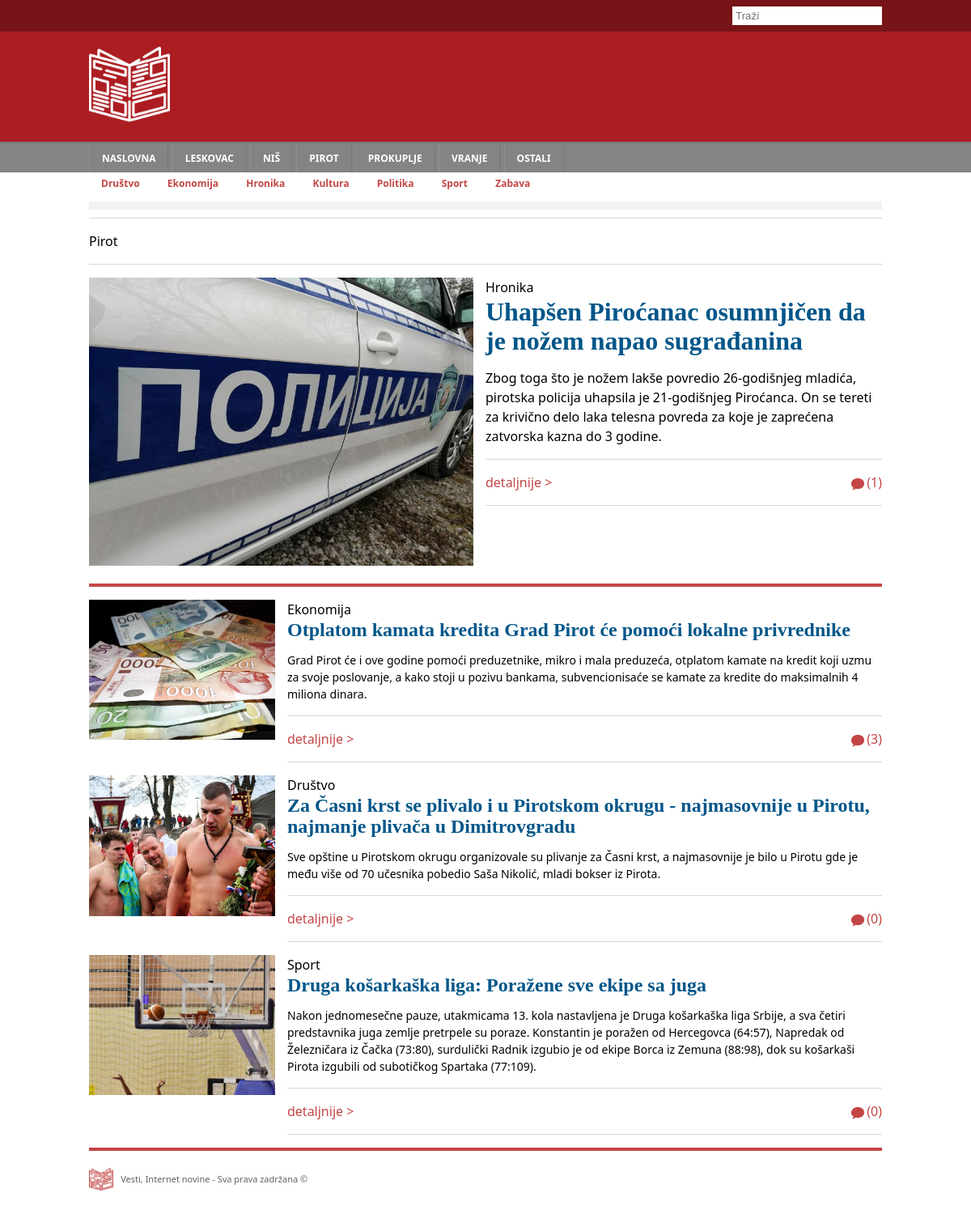
/pages/home/index.php?town=3, run on the app's committed database.
### tables this page shows
CREATE TABLE `town` (
  `id` int(11) NOT NULL,
  `name` varchar(50) DEFAULT NULL
);

CREATE TABLE `category` (
  `id` int(11) NOT NULL,
  `name` varchar(50) DEFAULT NULL
);

CREATE TABLE `article` (
  `id` int(11) NOT NULL,
  `title` varchar(250) DEFAULT NULL,
  `published_at` datetime DEFAULT NULL,
  `abstract` text DEFAULT NULL,
  `category_id` int(11) DEFAULT NULL,
  `town_id` int(11) DEFAULT NULL,
  `photo` varchar(250) DEFAULT NULL,
  `body` text DEFAULT NULL
);

### models/Town.php (called while the page is built, shortened)
<?php
class Town {
    private int $id;
    private string $name;
    function __construct(int $id, string $name)
    {
        $this->id = $id;
        $this->name = $name;
    }
    public function getId()
    {
        return $this->id;
    }
    public function getName()
    {
        return $this->name;
    }
    static function getTowns(Connection $conn) {
        $towns = [];
    foreach ($conn->getTowns() as $result) {
        array_push($towns, new Town($result['id'], $result['name']));
      }
      return $towns;
    }
}

### data/conn.php (called while the page is built, shortened)
<?php
class Connection {
  private $conn;
  function __construct() {
      $this->conn = new mysqli('localhost', 'root', '', 'news');
  }
  function getTowns() {
    $query = $this->conn->query('SELECT * FROM `town`
    ORDER BY `id`');
    return $query->fetch_all(MYSQLI_ASSOC);
  }
  function getCategories() {
    $query = $this->conn->query('SELECT * FROM `category`');
    return $query->fetch_all(MYSQLI_ASSOC);
  }
  function getUsers() {
    $query = $this->conn->query('SELECT * FROM `user`
    ORDER BY `id`');
    return $query->fetch_all(MYSQLI_ASSOC);
  }
  function getComments() {
    $query = $this->conn->query('SELECT * FROM `comment`
    ORDER BY `published_at` DESC');
    return $query->fetch_all(MYSQLI_ASSOC);
  }
  function prepareByTown() {
    $town_id = $_GET['town'];
    $query = $this->conn->prepare(
      'SELECT * FROM `article` WHERE
      `town_id` = ? ORDER BY `published_at` DESC');
    $query->bind_param("i", $town_id);
    $query->execute();
    $result = $query->get_result();
    return $result->fetch_all(MYSQLI_ASSOC);
  }
}
$conn = new Connection();

### data/requirements.php (called while the page is built, shortened)
<?php
    require "../../data/conn.php";
    require "../../models/Category.php";
    require "../../models/Town.php";
    require "../../models/User.php";
    require "../../models/Comment.php";
    require "../../models/Article.php";
    $towns = Town::getTowns($conn);
    $categories = Category::getCategories($conn);
    $users = User::getUsers($conn);
    $comments = Comment::getComments($conn, $users);

### models/Category.php (called while the page is built, shortened)
<?php
class Category {
    private int $id;
    private string $name;
    function __construct(int $id, string $name)
    {
        $this->id = $id;
        $this->name = $name;
    }
    public function getId()
    {
        return $this->id;
    }
    public function getName()
    {
        return $this->name;
    }
    static function getCategories(Connection $conn) {
        $categories = [];
    foreach ($conn->getCategories() as $result) {
        array_push($categories, new Category($result['id'], $result['name']));
      }
      return $categories;
    }
}

### partials/page_title.php (called while the page is built, shortened)
<?php
if(!isset($_GET['category']) &&
    !isset($_GET['town']) &&
    !isset($_GET['search'])
         ) {
    $page_title = "Naslovna";
} elseif(isset($_GET['search'])) {
    $page_title = "Pretraga";
} else {
    foreach($towns as $town) {
        if($town->getId() == $_GET['town']) {
            $page_title = $town->getName();
            break;
        }
    }
}

### data/all_articles.php (called while the page is built, shortened)
<?php
if(isset($_GET['search'])) {
        $articles = Article::getArticles(
            $conn->prepareSearch(),
            $categories,
            $towns,
            $comments
        );
    } elseif(isset($_GET['town'])) {
        $articles = Article::getArticles(
            $conn->prepareByTown(),
            $categories,
            $towns,
            $comments
        );
    }

### models/User.php (called while the page is built, shortened)
<?php
class User {
    private int $id;
    private string $username;
    function __construct(int $id, string $username, string $email, string $password)
    {
        $this->id = $id;
        $this->username = $username;
    }
    public function getId()
    {
        return $this->id;
    }
    public function getUsername()
    {
        return $this->username;
    }
    static function getUsers(Connection $conn) {
    $users = [];
    foreach ($conn->getUsers() as $result) {
        array_push($users, new User($result['id'],
                                    $result['username'],
                                    $result['email'],
                                    $result['password']));
                }
              return $users;
    }
}

### models/Comment.php (called while the page is built, shortened)
<?php
class Comment {
    function __construct(int $id,
                         int $article_id,
                         int $user_id,
                         string $body,
                         string $published_at,
                         array $users)
    {
        $this->user_id = $user_id;
    }
    static function getComments($conn, $users) {
        $comments = [];
foreach ($conn->getComments() as $result) {
    array_push($comments, new Comment($result['id'],
                                     $result['article_id'],
                                     $result['user_id'],
                                     $result['body'],
                                     $result['published_at'],
                                     $users)
                                    );
    }
    return $comments;
    }
}

### models/Article.php (called while the page is built, shortened)
<?php
class Article {
    function __construct(int $id,
                         int $category_id,
                         int $town_id,
                         string $title,
                         string $published_at,
                         string $photo,
                         string $abstract,
                         string $body,
                         array $categories,
                         array $towns,
                         array $comments)
    {
        $this->category_id = $category_id;
        $this->town_id = $town_id;
    }
}

### partials/current_article.php (the view)
<div class="<?= $article_class; ?>-img">
    <img src="../../<?= $current_article->getPhoto()?>">
</div>
<div class="<?= $article_class; ?>-body">
    <p>
        <?= isset($_GET['category']) ?
            $current_article->getTown() :
            $current_article->getCategory();
        ?>
    </p>
    <h1>
        <a class="title-color"
           href="../../pages/article/index.php?id=<?= $current_article->getId(); ?>">
            <?= $current_article->getTitle()?>
        </a>
    </h1>
    <p class="<?= $article_class; ?>-abstract">
        <?= $current_article->getAbstract()?>
    </p>
    <?php
        $breadcrumb = $current_article;
        require "../../partials/breadcrumbs.php";
    ?>
</div>

### partials/nav.php (shortened to what this page needs)
<!DOCTYPE html>
<html lang="en">
<head>
    <link rel="stylesheet" href="../../css/nav.css">
    <link rel="stylesheet" href="../../css/global.css">
    <link rel="stylesheet" href="../../css/footer.css">
    <link rel="stylesheet" href="../../css/single-article.css">
    <link rel="stylesheet" href="../../css/form.css">
    <link rel="stylesheet" href="../../css/responsive.css">
</head>
<body>
</html>
<header>
    <div class="head">
        <div class="search">
        <div class="main-container">
            <form action="../../pages/home/index.php" method="get">
                <input type="text" name="search" placeholder="Traži">
            </form>
        </div>
        </div>
        <div class="main-container">
            <img src="../../images/newspaper.png" alt="logo" class="logo">
        </div>
    </div>
    <nav>
        <div class="nav-primary">
            <div class="main-container">
                <ul class="nav-list">
                    <li class="nav-item">
                        <a href='../../pages/home/index.php' class='nav-link'>NASLOVNA</a>
                    </li>
                    <?php foreach ($towns as $town): ?>
                        <li class="nav-item">
                            <a href='../../pages/home/index.php?town=<?= $town->getId()?>'
                            class='nav-link'>
                            <?= $town->getName()?>
                        </a></li>
                    <?php endforeach ; ?>
                </ul>
            </div>
        </div>
        <div class="nav-secondary">
            <div class="main-container">
            <ul class="nav-list">
                <?php foreach ($categories as $category): ?>
                    <li class="nav-item">
                        <a href='../../pages/home/index.php?category=<?= $category->getId()?>'
                           class='nav-link'>
                        <?= $category->getName()?>
                    </a></li>
                <?php endforeach ; ?>
            </ul>
            </div>
        </div>
    </nav>
</header>

### pages/home/index.php
<?php
require "../../data/requirements.php";
require "../../data/all_articles.php";
require "../../partials/page_title.php";
require "../../partials/nav.php";
?><div class="main-container">
    <div class="horizontal-banner"></div>
    <div class="breadcrumbs">
        <?php echo $page_title; ?>
    </div>
    <div class="main-article">
        <?php
            if(count($articles) !== 0) {
                $current_article = $articles[0];
                $article_class = "main-article";
                require "../../partials/current_article.php";
            }
        ?>
    </div>
    <div class="horizontal-banner-red"></div>
    <ul class="articles-list">
        <?php foreach($articles as $index => $article) : ?>
        <?php if($index !== 0) :?>
        <li class="articles-list-item">
        <?php
            $current_article = $article;
            $article_class = "articles-list";
            require "../../partials/current_article.php";
        ?>
        </li>
        <?php endif; ?>
        <?php endforeach; ?>
    </ul>
    <?php require "../../partials/footer.php" ?>
</div>
</body>

### partials/breadcrumbs.php
<div class="breadcrumbs">
    <a href="../../pages/article/index.php?id=<?= $breadcrumb->getId(); ?>" class="article-link">detaljnije ></a>
    <a href="../../pages/article/index.php?id=<?= $breadcrumb->getId(); ?>" class="comments-link">
        <img class="speech-bubble" src="../../images/speech-bubble.png">(<?= count($breadcrumb->getComments()) ?>)
    </a>
</div>

### css/nav.css (style rules this page uses)
* { margin: 0; padding: 0; box-sizing: border-box; }
body { font: 16px/1.5 'Noto sans',helvetica,sans-serif; }
a { text-decoration: none; }
header { background-color: #ac1d22; }
.search { background-color: #00000050; text-align: right; }
.search input { border: none; outline: none; padding: 4px; margin: 8px 0px; }
.head { color: white; }
.logo { height: 100px; margin: 15px 0; }
.main-container { max-width: 980px; margin-left: auto; margin-right: auto; }
.nav-primary { background-color: #848485; border-top: 2px solid #767679; }
.nav-primary a { border-left: 1px solid #919191; border-right: 1px solid #767679; border-top: 2px solid transparent; color: #fff; font-size: 12px; font-weight: bold; text-transform: uppercase; line-height: 34px; padding: 0px 15px; display: inline-block; }
.nav-secondary { background-color: white; }
.nav-secondary a { color: #c34646; font-weight: bold; font-size: 12px; padding: 0px 15px; display: inline-block; }
.nav-list { list-style: none; }
.nav-item { display: inline; }

### css/global.css (style rules this page uses)
.horizontal-banner { padding: 5px; margin: 12px 0 10px 0; background: #f2f2f2; }
.breadcrumbs { font-family: 'Noto Sans'; border-top: 1px solid #d8d7d7; border-bottom: 1px solid #d8d7d7; padding: 10px 0px; font-size: 16px; line-height: 36px; }
.speech-bubble { width: 16px; vertical-align: middle; margin-right: 3px; }
.main-article { display: flex; margin-top: 16px; }
.main-article-img { width: 50%; padding-right: 15px; }
.main-article-img img { width: 100%; }
.main-article-body { width: 50%; }
.main-article-abstract { margin-bottom: 16px; }
.main-article-body h1 { font-family: 'Roboto Slab'; font-size: 32px; line-height: 36px; margin-bottom: 16px; }
.title-color { color: #005689; }
.article-link { text-decoration: none; color: #c34646; font-size: 16px; line-height: 30px; }
.comments-link { text-decoration: none; color: #c34646; display: block; float: right; }
.horizontal-banner-red { padding: 2px; margin: 16px 0 14px 0; background: #c34646; }
.articles-list { margin-top: 16px; }
.articles-list-item { display: flex; margin-top: 16px; }
.articles-list-img { width: 25%; padding-right: 15px; }
.articles-list-img img { width: 100%; }
.articles-list-body { width: 75%; }
.articles-list-abstract { margin-bottom: 16px; font-size: 14px; }
.articles-list-body h1 { color: #005689; font-family: 'Roboto Slab'; font-size: 24px; line-height: 26px; margin-bottom: 14px; }

### data on the page
town: name "LESKOVAC"
town: name "NIŠ"
town: name "PIROT", name "Pirot"
town: name "PROKUPLJE"
town: name "VRANJE"
town: name "OSTALI"
category: name "Društvo"
category: name "Ekonomija"
category: name "Hronika"
category: name "Kultura"
category: name "Politika"
category: name "Sport"
category: name "Zabava"
article: photo (picture), title "Uhapšen Piroćanac osumnjičen da je nožem napao sugrađanina", abstract "Zbog toga što je nožem lakše povredio 26-godišnjeg mladića, pirotska policija uhapsila je 21-godišnjeg Piroćanca. On se tereti za krivično delo laka telesna povreda za koje je zaprećena zatvorska kazna do 3 godine."
article: photo (picture), category.name "Ekonomija", title "Otplatom kamata kredita Grad Pirot će pomoći lokalne privrednike", abstract "Grad Pirot će i ove godine pomoći preduzetnike, mikro i mala preduzeća, otplatom kamate na kredit koji uzmu za svoje poslovanje, a kako stoji u pozivu bankama, subvencionisaće se kamate za kredite do maksimalnih 4 miliona dinara.", count($breadcrumb->getComments()) "3"
article: photo (picture), category.name "Društvo", title "Za Časni krst se plivalo i u Pirotskom okrugu - najmasovnije u Pirotu, najmanje plivača u Dimitrovgradu", abstract "Sve opštine u Pirotskom okrugu organizovale su plivanje za Časni krst, a najmasovnije je bilo u Pirotu gde je među više od 70 učesnika pobedio Saša Nikolić, mladi bokser iz Pirota.", count($breadcrumb->getComments()) "0"
article: photo (picture), category.name "Sport", title "Druga košarkaška liga: Poražene sve ekipe sa juga", abstract "Nakon jednomesečne pauze, utakmicama 13. kola nastavljena je Druga košarkaška liga Srbije, a sva četiri predstavnika juga zemlje pretrpele su poraze. Konstantin je poražen od Hercegovca (64:57), Napredak od Železničara iz Čačka (73:80), surdulički Radnik izgubio je od ekipe Borca iz Zemuna (88:98), dok su košarkaši Pirota izgubili od subotičkog Spartaka (77:109).", count($breadcrumb->getComments()) "0"

### other printed values
count($breadcrumb->getComments()) "1"
